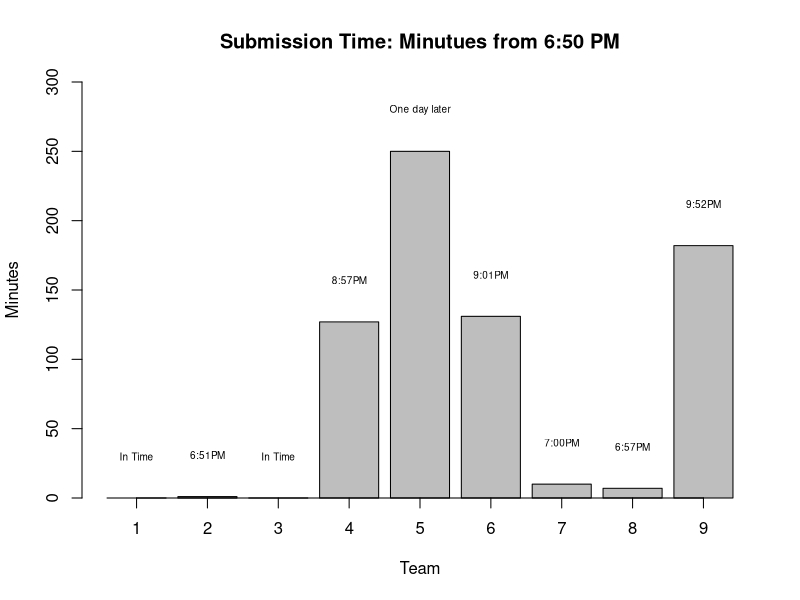
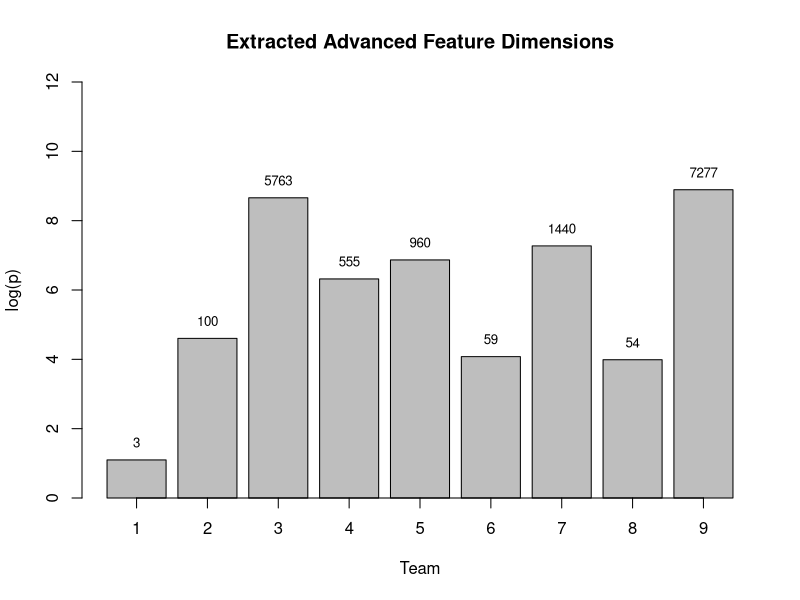
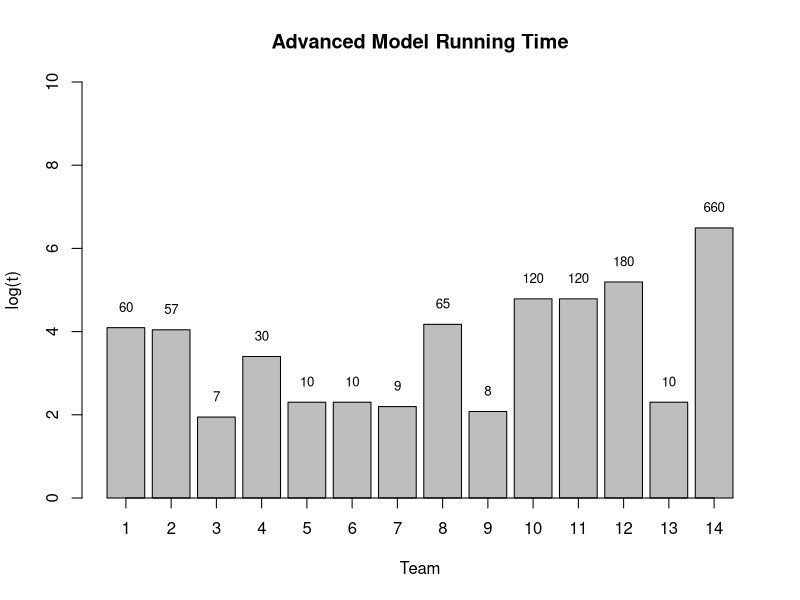
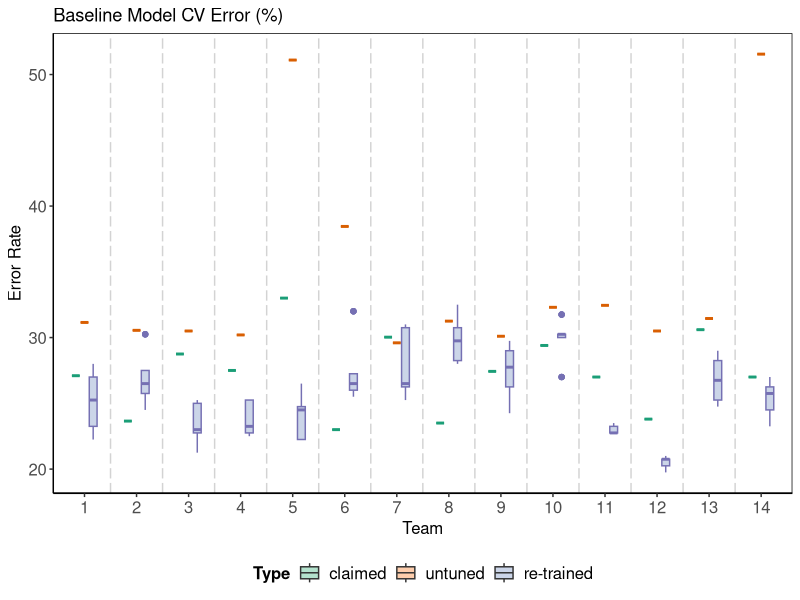
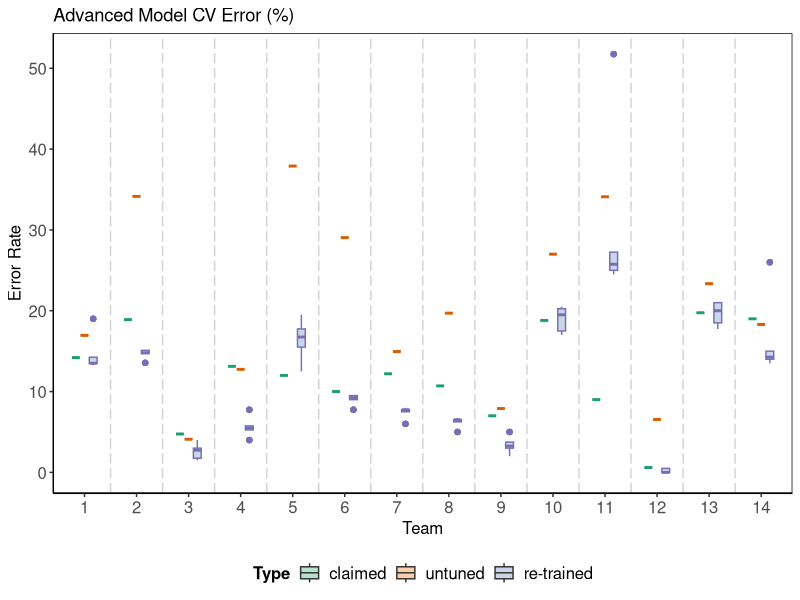

Here is the R script that generated these plots, in order:
## ---- chunk 1
# run Results.R first
submitTime <- c(0, 1, 0, 127, 250, 131, 10, 7, 182)
submitTime_label <- c("In Time", "6:51PM", "In Time", "8:57PM", "One day later", "9:01PM", "7:00PM", "6:57PM", "9:52PM")

bar_time <- barplot(submitTime, main="Submission Time: Minutues from 6:50 PM",
        xlab="Team", ylab="Minutes", ylim=c(0, 300))
text(bar_time, submitTime+30, submitTime_label, cex=0.6)
axis(1, bar_time, labels=as.character(1:9))
## ---- chunk 2
featureDim_bl <- c(3, 100, 5763, 555, 960, 59, 1440, 54, 7277)
log_featureDim_bl <- log(featureDim_bl)
bar_dim_bl <- barplot(log_featureDim_bl, main="Extracted Advanced Feature Dimensions",
                       xlab="Team", ylab="log(p)", ylim=c(0, 12))
text(bar_dim_bl, log_featureDim_bl+0.5, as.character(featureDim_bl), cex=0.8)
axis(1, bar_time, labels=as.character(1:9))
## ---- chunk 3
# run Results.R first
RunningTime <- c(60, 57, 7, 30, 10, 10, 9, 65, 8, 120, 120, 180, 10, 660)
log_RunningTime <- log(RunningTime)
bar_time <- barplot(log_RunningTime, main="Advanced Model Running Time",
        xlab="Team", ylab="log(t)", ylim=c(0, 10))
text(bar_time, log_RunningTime+0.5, as.character(RunningTime), cex=0.8)
axis(1, bar_time, labels=as.character(1:14))
## ---- chunk 4
# data saved in Results.R
err_claimed <- c(0.271, 0.2365, 0.2875, 0.275, 0.33, 0.23, 0.3003, 0.235, 0.2743, 0.294, 0.27, 0.238, 0.306, 0.27)
err_adv_claimed <- rep(err_claimed, each=20)
CV_error_baseline <- c(
  0.2525, 0.2225, 0.28, 0.27, 0.2325,
  0.245, 0.2575, 0.275, 0.265, 0.3025,
  0.25, 0.2525, 0.2275, 0.2125, 0.23,
  0.2325, 0.2275, 0.2525, 0.2525, 0.225,
  0.2225, 0.2475, 0.2450, 0.2225, 0.2650,
  0.26, 0.255, 0.32, 0.265, 0.2725,
  0.2625, 0.3075, 0.265, 0.2525, 0.3100,
  0.28, 0.325, 0.2975, 0.2825, 0.3075,
  0.2425, 0.2975, 0.2775, 0.2625, 0.29,
  0.3025, 0.3175, 0.3, 0.27, 0.3025,
  0.2275, 0.2325, 0.2275, 0.2275, 0.235,
  0.21, 0.2025, 0.2075, 0.2075, 0.1975,
  0.2525, 0.29, 0.2675, 0.2475, 0.2825,
  0.2625, 0.2575, 0.27, 0.2325, 0.245
)
# load("label_eval.RData")
# load("pred_untuned.RData")
# ind_fun <- which(is.na(label_eval))
err_untuned <- c(0.3115, 0.3055, 0.305, 0.302, 0.511, 0.3845, 0.296, 0.3125, 0.301, 0.323, 0.3245, 0.305, 0.3145, 0.5155)
err_adv_untuned <- rep(err_untuned  , each=20)

type_names <- c("claimed", "untuned", "re-trained")
# team_names <- paste0("Team ", 1:12)
team_names <- 1:14
# load("output_proj3.RData")
err_adv_all <- data.frame(Team=rep(rep(team_names, each=20), times=3), 
  					  Type=rep(type_names, each=280),
						  Error= c(err_adv_claimed, err_adv_untuned, rep(CV_error_baseline, each = 4))) #as.vector(t(output$err_adv_retrained))))

err_adv_all$Type <- factor(err_adv_all$Type, levels= type_names)
err_adv_all$Team <- factor(err_adv_all$Team, levels= team_names)


err_adv_all$Error <- err_adv_all$Error*100

type_names <- c("claimed", "untuned", "re-trained")
team_names <- paste0("Team ", 1:14)

library(ggplot2)
(ggplot(err_adv_all, aes(y = Error, x = Team, fill = Type, colour = Type)) 
+ geom_boxplot(width=0.5,outlier.colour = NULL)
#+ scale_alpha_continuous(guide=FALSE, range=c(0.01,0.99))
+theme(axis.line = element_line(colour = "black"),
      panel.grid.major = element_blank(),
      panel.grid.minor = element_blank(),
      panel.border = element_rect(colour = "black", fill=NA),
      axis.text=element_text(size=12),
      axis.title=element_text(size=12),
      legend.text=element_text(size=12),
      legend.title=element_text(size=12, face="bold"),
      legend.position="bottom",
      strip.text.y = element_text(size = 13, face="bold"),
      panel.background = element_blank())
+ labs(title="Baseline Model CV Error (%)", x="Team", y="Error Rate")
+ scale_colour_brewer(palette = "Dark2", guide = FALSE)
+ scale_fill_brewer(palette = "Pastel2", labels=type_names, guide = guide_legend(title = "Type"))
+ geom_vline(xintercept = seq(1.5, 13.5, 1), linetype = "longdash", colour="lightgrey")) 

## ---- chunk 5
err_claimed <- c(0.142, 0.189, 0.0475, 0.1312, 0.12, 0.10, 0.122, 0.107, 0.07, 0.188, 0.09, 0.006, 0.1975, 0.19)
err_adv_claimed <- rep(err_claimed, each=20)
CV_error_adv <- c(
  0.135, 0.1425, 0.19, 0.1325, 0.135,
  0.1480, 0.1470, 0.1510, 0.1355, 0.1510,
  0.0175, 0.04, 0.03, 0.015, 0.0275,
  0.04, 0.0525, 0.0775, 0.055, 0.0575,
  0.1675, 0.1250, 0.1775, 0.1950, 0.1550,
  0.0925, 0.0775, 0.09, 0.095, 0.095,
  0.075, 0.0775, 0.06, 0.0775, 0.08,
  0.0625, 0.065, 0.065, 0.0675, 0.05,
  0.0375, 0.02, 0.03, 0.05, 0.0325,
  0.175, 0.17, 0.205, 0.2025, 0.195,
  0.25, 0.245, 0.5175, 0.2575, 0.2725,
  0, 0.005, 0, 0.005, 0,
  0.1775, 0.185, 0.21, 0.21, 0.2,
  0.26, 0.135, 0.15, 0.1425, 0.14
)
#load("label_eval.RData")
#load("pred_untuned.RData")
# ind_fun <- which(is.na(label_eval))
err_untuned <- c(0.1695, 0.3415, 0.041, 0.1275, 0.379, 0.2905, 0.1495, 0.197, 0.079, 0.27, 0.341, 0.0655, 0.2335, 0.183)
err_adv_untuned <- rep(err_untuned  , each=20)

type_names <- c("claimed", "untuned", "re-trained")
# team_names <- paste0("Team ", 1:12)
team_names <- 1:14
# load("output_proj3.RData")
err_adv_all <- data.frame(Team=rep(rep(team_names, each=20), times=3), 
  					  Type=rep(type_names, each=280),
						  Error= c(err_adv_claimed, err_adv_untuned, rep(CV_error_adv, each = 4))) #as.vector(t(output$err_adv_retrained))))

err_adv_all$Type <- factor(err_adv_all$Type, levels= type_names)
err_adv_all$Team <- factor(err_adv_all$Team, levels= team_names)


err_adv_all$Error <- err_adv_all$Error*100

type_names <- c("claimed", "untuned", "re-trained")
team_names <- paste0("Team ", 1:14)

library(ggplot2)
(ggplot(err_adv_all, aes(y = Error, x = Team, fill = Type, colour = Type)) 
+ geom_boxplot(width=0.5,outlier.colour = NULL)
#+ scale_alpha_continuous(guide=FALSE, range=c(0.01,0.99))
+theme(axis.line = element_line(colour = "black"),
      panel.grid.major = element_blank(),
      panel.grid.minor = element_blank(),
      panel.border = element_rect(colour = "black", fill=NA),
      axis.text=element_text(size=12),
      axis.title=element_text(size=12),
      legend.text=element_text(size=12),
      legend.title=element_text(size=12, face="bold"),
      legend.position="bottom",
      strip.text.y = element_text(size = 13, face="bold"),
      panel.background = element_blank())
+ labs(title="Advanced Model CV Error (%)", x="Team", y="Error Rate")
+ scale_colour_brewer(palette = "Dark2", guide = FALSE)
+ scale_fill_brewer(palette = "Pastel2", labels=type_names, guide = guide_legend(title = "Type"))
+ geom_vline(xintercept = seq(1.5, 13.5, 1), linetype = "longdash", colour="lightgrey")) 

